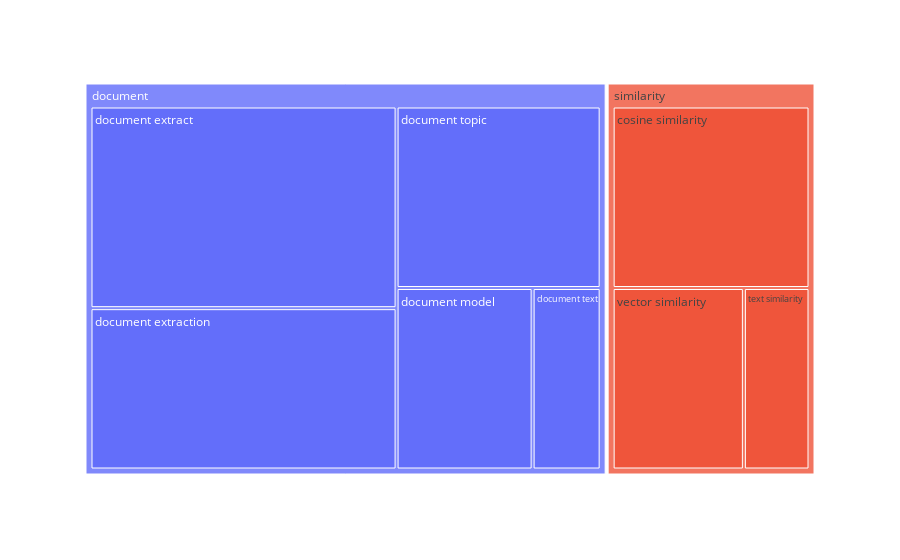

Notebook cell for this chart:
### Code cell
fig = px.treemap(df, path=['topic',  'phrase'], values='score')
fig.show()

### Figure 1 — Plotly figure (JSON) as saved in the notebook; plotly's stock layout.template omitted (floating-point values rounded to 4 significant figures)
{"data": [{"branchvalues": "total", "domain": {"x": [0, 1], "y": [0, 1]}, "hovertemplate": "labels=%{label}<br>score=%{value}<br>parent=%{parent}<br>id=%{id}<extra></extra>", "ids": ["similarity/cosine similarity", "document/document extract", "document/document extraction", "document/document model", "document/document text", "document/document topic", "similarity/text similarity", "similarity/vector similarity", "document", "similarity"], "labels": ["cosine similarity", "document extract", "document extraction", "document model", "document text", "document topic", "text similarity", "vector similarity", "document", "similarity"], "name": "", "parents": ["similarity", "document", "document", "document", "document", "document", "similarity", "similarity", "", ""], "type": "treemap", "values": [3, 5, 4, 2, 1, 3, 1, 2, 15, 6]}], "layout": {"legend": {"tracegroupgap": 0}, "margin": {"t": 60}}}
